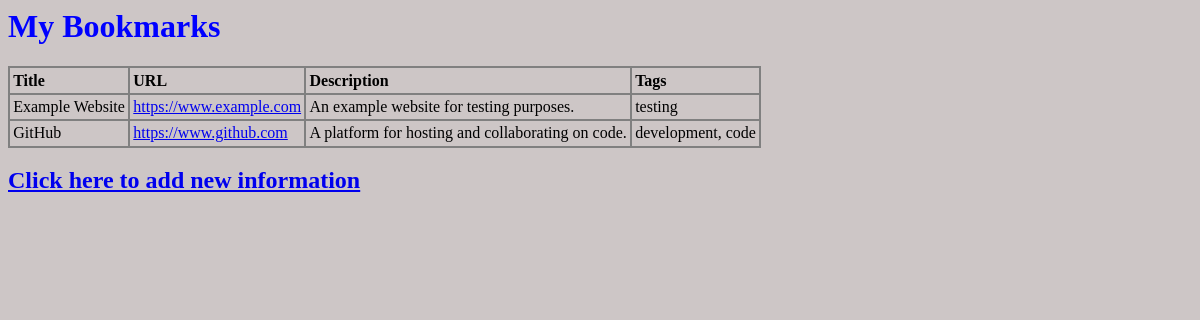
/www/front/index.php, run on the app's committed database.
### tables this page shows
CREATE TABLE bookmarks (
    bookmark_id INT AUTO_INCREMENT PRIMARY KEY,
    url VARCHAR(255) NOT NULL,
    title VARCHAR(255),
    description TEXT,
    created_at TIMESTAMP DEFAULT CURRENT_TIMESTAMP
);

### www/front/index.php (the view, shortened to what this page needs)
<!DOCTYPE HTML PUBLIC "-//IETF//DTD HTML//EN">
<html>
<head>
    <link rel="stylesheet" href="style.css">
</head>
<body>
    <h1>My Bookmarks</h1>
    <?php
    $serverhost   = '192.168.56.12';
    $dbname   = 'bookmark_tool';
    $username   = 'webuser';
    $password = 'lolpassword';
    $conn = new mysqli($serverhost, $username, $password, $dbname);
    $sql = "
    SELECT b.bookmark_id, b.url, b.title, b.description, GROUP_CONCAT(t.tag_name SEPARATOR ', ') AS tags
    FROM bookmarks b
    LEFT JOIN bookmark_tags bt ON b.bookmark_id = bt.bookmark_id
    LEFT JOIN tags t ON bt.tag_id = t.tag_id
    GROUP BY b.bookmark_id
";
    $result = $conn->query($sql);
    if ($result->num_rows > 0) {
        echo "<table>";
        echo "<tr><th>Title</th><th>URL</th><th>Description</th><th>Tags</th></tr>";
        while ($row = $result->fetch_assoc()) {
            echo "<tr>";
            echo "<td>" . htmlspecialchars($row["title"]) . "</td>";
            echo "<td><a href='" . htmlspecialchars($row["url"]) . "' target='_blank'>" . htmlspecialchars($row["url"]) . "</a></td>";
            echo "<td>" . htmlspecialchars($row["description"]) . "</td>";
            echo "<td>" . htmlspecialchars($row["tags"]) . "</td>";
            echo "</tr>";
        }
        echo "</table>";
    } else {
        echo "<p>No bookmarks found.</p>";
    }
    ?>
    <h2><a href="http://127.0.0.1:8081/">Click here to add new information</a></h2>
</body>

### www/front/style.css (style rules this page uses)
body { background-color: #cdc6c6; }
th { text-align: left; }
table, th, td { border: 2px solid grey; border-collapse: collapse; }
th, td { padding: 0.2em; }
h1 { color: blue; }

### data on the page
bookmarks: title "Example Website", url "https://www.example.com", description "An example website for testing purposes.", tags "testing"
bookmarks: title "GitHub", url "https://www.github.com", description "A platform for hosting and collaborating on code.", tags "development, code"
